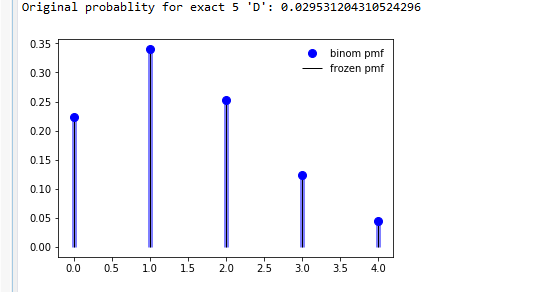

Write Python code to recreate this figure.
# -*- coding: utf-8 -*-
"""
Created on Wed Jun 20 23:15:52 2018

@author: avatash.rathore
"""
import numpy as np
import pandas as pd
import scipy.stats as stats
import matplotlib.pyplot as plt
import math


Number_of_question= 50
P_right_Answer =1/5
p_wrong_answer = 4/5
K =5
Number_of_WrongQ = Number_of_question -K

print("""Using Binomial Formula:-C (n, k) = n!/(k!(n−k)!)""")

P = (math.factorial(Number_of_question)/(math.factorial(K)*math.factorial(Number_of_WrongQ))) * ((math.pow(P_right_Answer,K))* (math.pow(p_wrong_answer,Number_of_WrongQ)))
print("Original probablity for exact 5 'D':",P)

fig, ax = plt.subplots(1, 1)
mean, var, skew, kurt = stats.binom.stats(Number_of_question, P, moments='mvsk')

x = np.arange(stats.binom.ppf(0.01,Number_of_question, P),
              stats.binom.ppf(0.99, Number_of_question, P))
ax.plot(x, stats.binom.pmf(x, Number_of_question, P), 'bo', ms=8, label='binom pmf')
ax.vlines(x, 0, stats.binom.pmf(x,Number_of_question, P), colors='b', lw=5, alpha=0.5)
rv = stats.binom(Number_of_question, P)
ax.vlines(x, 0, rv.pmf(x), colors='k', linestyles='-', lw=1,
         label='frozen pmf')
ax.legend(loc='best', frameon=False)
plt.show()
